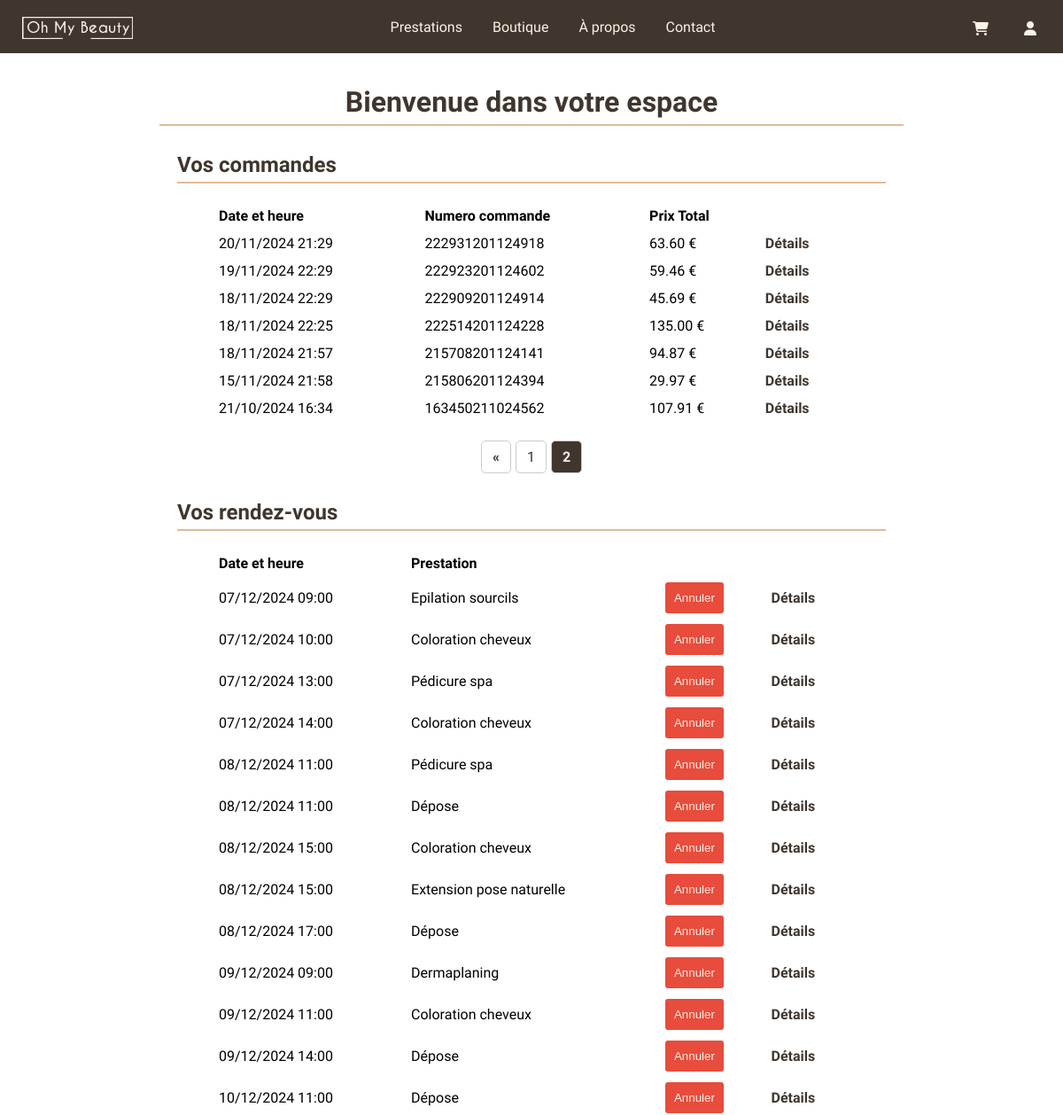
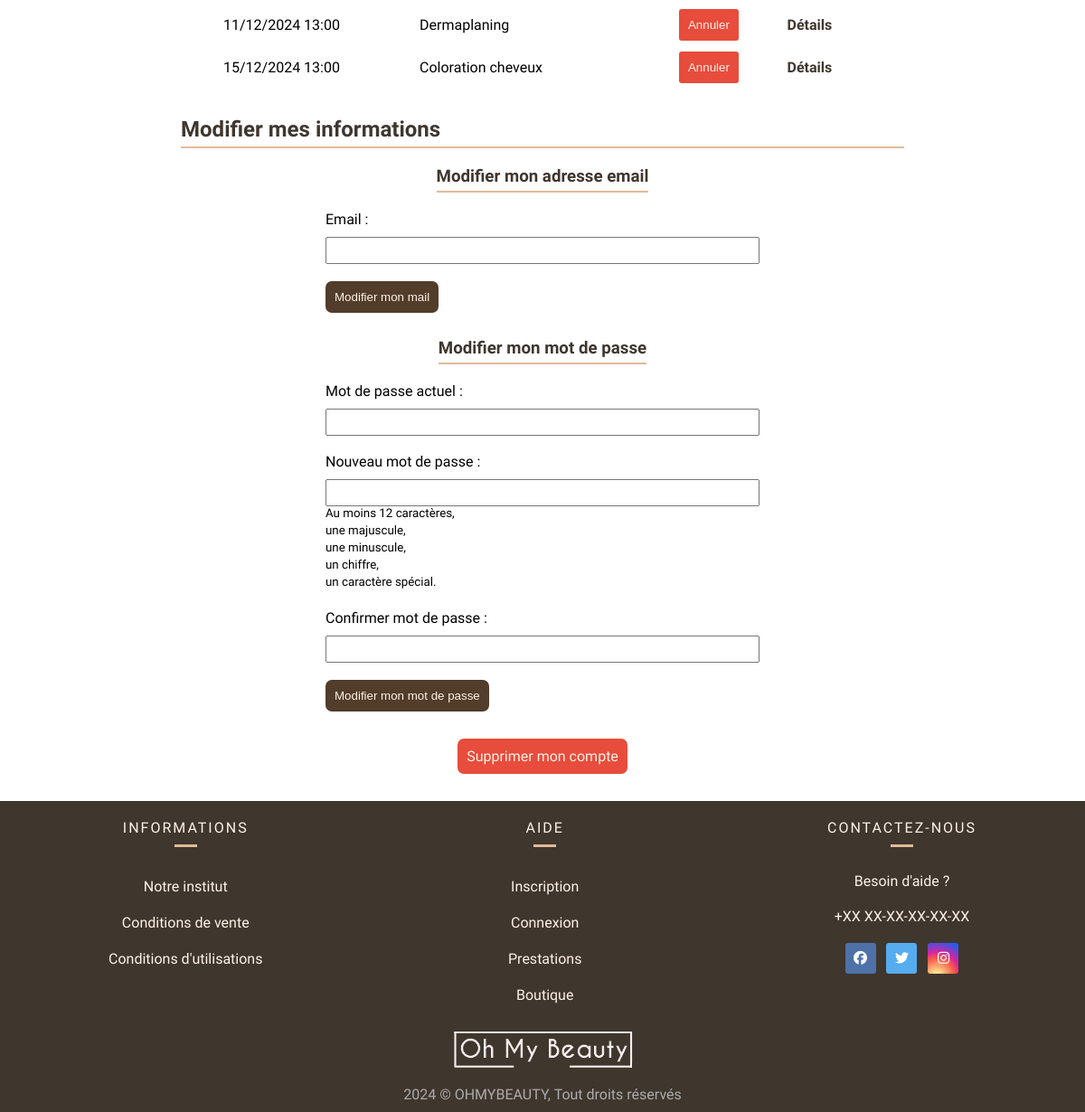
The app's page /index.php?action=recap&page=2 (signed in) with its own data (2 pictures, top to bottom).
### tables this page shows
CREATE TABLE IF NOT EXISTS `commande` (
  `id_commande` int NOT NULL AUTO_INCREMENT,
  `numeroCommande` bigint NOT NULL,
  `dateCommande` datetime NOT NULL,
  `prixTotal` decimal(15,2) NOT NULL,
  `id_utilisateur` int DEFAULT NULL,
  `infosCommande` text NOT NULL,
  PRIMARY KEY (`id_commande`),
  UNIQUE KEY `numeroCommande` (`numeroCommande`),
  KEY `id_utilisateur` (`id_utilisateur`),
  CONSTRAINT `commande_ibfk_1` FOREIGN KEY (`id_utilisateur`) REFERENCES `utilisateur` (`id_utilisateur`)
);

CREATE TABLE IF NOT EXISTS `reservation` (
  `id_reservation` int NOT NULL AUTO_INCREMENT,
  `id_utilisateur` int DEFAULT NULL,
  `id_prestation` int DEFAULT NULL,
  `datePrestation` datetime NOT NULL,
  `infosReservation` text NOT NULL,
  PRIMARY KEY (`id_reservation`),
  KEY `id_prestation` (`id_prestation`),
  KEY `reservation_ibfk_1` (`id_utilisateur`),
  CONSTRAINT `reservation_ibfk_1` FOREIGN KEY (`id_utilisateur`) REFERENCES `utilisateur` (`id_utilisateur`),
  CONSTRAINT `reservation_ibfk_2` FOREIGN KEY (`id_prestation`) REFERENCES `prestation` (`id_prestation`)
);

CREATE TABLE IF NOT EXISTS `prestation` (
  `id_prestation` int NOT NULL AUTO_INCREMENT,
  `designation` varchar(50) NOT NULL,
  `prix` decimal(15,2) NOT NULL,
  `duree` int NOT NULL,
  `id_categorie` int NOT NULL,
  `description` varchar(255) NOT NULL,
  PRIMARY KEY (`id_prestation`),
  KEY `id_categorie` (`id_categorie`),
  CONSTRAINT `prestation_ibfk_1` FOREIGN KEY (`id_categorie`) REFERENCES `categorie` (`id_categorie`)
);

### controller/AccueilController.php (called while the page is built, shortened)
<?php
class AccueilController {
    private $commandeManager;
    public function __construct() {
        $this->commandeManager = new CommandeManager();
    }
    public function afficherRecap() {
        $limit = 10;
        $pageActuelle = isset($_GET['page']) ? (int)$_GET['page'] : 1;
        $offset = ($pageActuelle - 1) * $limit;
        $commandes = $this->commandeManager->obtenirCommandesUtilisateurAvecPagination($_SESSION['user_id'], $offset, $limit);
        $nombreTotalCommandes = $this->commandeManager->obtenirNombreCommandesUtilisateur($_SESSION['user_id']);
        $nombrePages = ceil($nombreTotalCommandes / $limit);
        require 'view/vueRecapUtilisateur.php';
    }
}

### app/Connect.php (called while the page is built, shortened)
<?php
abstract class Connect {
    public static function seConnecter(){
        try {
            return new \PDO(
                "mysql:host=".self::HOST.";dbname=".self::DB.";charset=utf8", self::USER, self::PASS);
        } catch (\PDOException $ex) {
            return $ex->getMessage();
        }
    }
}

### model/managers/CommandeManager.php (called while the page is built, shortened)
<?php
class CommandeManager {
    private $db;
    public function __construct() {
        $this->db = Connect::seConnecter();
    }
    public function obtenirNombreCommandesUtilisateur($id_utilisateur) {
        $requete = "
        SELECT COUNT(*)
        FROM commande
        WHERE id_utilisateur = :id_utilisateur";
        $stmt = $this->db->prepare($requete);
        $stmt->bindParam(':id_utilisateur', $id_utilisateur, \PDO::PARAM_INT);
        $stmt->execute();
        return $stmt->fetchColumn();
    }
    public function obtenirCommandesUtilisateurAvecPagination($id_utilisateur, $offset, $limit) {
        $requete = "
        SELECT * FROM commande
        WHERE id_utilisateur = :id_utilisateur
        ORDER BY dateCommande DESC
        LIMIT :offset, :limit";
        $stmt = $this->db->prepare($requete);
        $stmt->bindParam(':id_utilisateur', $id_utilisateur, \PDO::PARAM_INT);
        $stmt->bindParam(':offset', $offset, \PDO::PARAM_INT);
        $stmt->bindParam(':limit', $limit, \PDO::PARAM_INT);
        $stmt->execute();
        return $stmt->fetchAll();
    }
}

### model/managers/ReservationManager.php (called while the page is built, shortened)
<?php
class ReservationManager {
    private $db;
    public function __construct() {
        $this->db = Connect::seConnecter();
    }
    public function obtenirReservationsParUtilisateur($id_utilisateur) {
        $requete = "
            SELECT r.id_reservation, r.datePrestation, r.infosReservation, p.designation
            FROM reservation r
            JOIN prestation p ON r.id_prestation = p.id_prestation
            WHERE r.id_utilisateur = :id_utilisateur
            ORDER BY r.datePrestation
        ";
        $stmt = $this->db->prepare($requete);
        $stmt->bindParam(':id_utilisateur', $id_utilisateur, \PDO::PARAM_INT);
        $stmt->execute();
        return $stmt->fetchAll(\PDO::FETCH_ASSOC);
    }
}

### controller/ReservationController.php (called while the page is built, shortened)
<?php
class ReservationController {
    public function estAnnulable($datePrestation) {
        $dateActuelle = new DateTime();
        $datePrestation = new DateTime($datePrestation);
        $differenceJours = $dateActuelle->diff($datePrestation)->days;
        return ($dateActuelle < $datePrestation && $differenceJours >= 3);
    }
}

### view/vueRecapUtilisateur.php (the view, shortened to what this page needs)
<?php
$reservationManager = new ReservationManager();
$reservationController = new ReservationController();
$reservationController->supprimerReservationsPassees();
$id_utilisateur = $_SESSION['user_id'];
$reservations = $reservationManager->obtenirReservationsParUtilisateur($id_utilisateur);
?>
<div class="titre-user">
    <h1>Bienvenue dans votre espace</h1>
</div>
<section class="section-commandes">
    <h2>Vos commandes</h2>
    <?php if (!empty($commandes)) { ?>
        <table class="table-commandes">
            <thead>
                <tr>
                    <th>Date et heure</th>
                    <th>Numero commande</th>
                    <th>Prix Total</th>
                </tr>
            </thead>
            <tbody>
                <?php foreach ($commandes as $commande) { ?>
                    <tr>
                        <td><?= date('d/m/Y H:i', strtotime($commande['dateCommande'])) ?></td>
                        <td><?= $commande['numeroCommande']; ?></td>
                        <td><?= $commande['prixTotal']; ?> €</td>
                        <td><a href="#!" class="details-link" onclick="toggleDetails(this)">Détails</a></td>
                    </tr>
                <?php } ?>
            </tbody>
        </table>
    <?php } else { ?>
        <p>Vous n'avez aucune commande.</p>
    <?php }
    if ($nombrePages > 1){ ?>
    <div class="pagination">
        <?php
        $pagesVisibles = 5;
        $debut = max(1, $pageActuelle - floor($pagesVisibles / 2));
        $fin = min($nombrePages, $pageActuelle + floor($pagesVisibles / 2));
        if ($pageActuelle > 1) {
            echo '<a href="index.php?action=recap&page=1"> &laquo; </a>';
        }
        for ($i = $debut; $i <= $fin; $i++) {
            echo '<a href="index.php?action=recap&page=' . $i . '" class="' . ($i == $pageActuelle ? 'active' : '') . '"> ' . $i . ' </a>';
        }
        ?>
    </div>
    <?php } ?>
</section>
<section class="section-rendezvous">
    <h2>Vos rendez-vous</h2>
    <?php if (!empty($reservations)) { ?>
        <table class="table-rendezvous">
            <thead>
                <tr>
                    <th>Date et heure</th>
                    <th>Prestation</th>
                </tr>
            </thead>
            <tbody>
                <?php
                foreach ($reservations as $reservation) {
                    $estAnnulable = $reservationController->estAnnulable($reservation['datePrestation']);
                    ?>
                    <tr>
                        <td><?= date('d/m/Y H:i', strtotime($reservation['datePrestation'])); ?></td>
                        <td><?= $reservation['designation']; ?></td>
                        <td>
                            <?php if ($estAnnulable) { ?>
                            <form method="post" action="index.php?action=annulerReservation">
                                <button type="submit" aria-label="annuler reservation" onclick="return confirm('Êtes-vous sûr de vouloir annuler cette réservation ?');">Annuler</button>
                            </form>
                            <?php } else { ?>
                            <span>Non annulable</span>
                            <?php } ?>
                        </td>
                        <td><a href="#!" class="details-link" onclick="toggleDetails(this)">Détails</a></td>
                    </tr>
                <?php } ?>
            </tbody>
        </table>
    <?php } else { ?>
        <p>Vous n'avez aucun rendez-vous.</p>
    <?php } ?>
</section>
<section class="section-modification">
    <h2>Modifier mes informations</h2>
    <h3>Modifier mon adresse email</h3>
    <form method="POST" action="index.php?action=modifierMailProcess">
    <label for="email">Email :</label><br>
    <input type="email" id="email" name="email" required><br><br>
    <input type="submit" name="submit" value="Modifier mon mail">
    </form><br>
    <h3>Modifier mon mot de passe</h3>
    <form method="POST" action="index.php?action=modifierMDPProcess">
    <label for="motDePasseActuel">Mot de passe actuel :</label><br>
    <input type="password" name="motDePasseActuel" id="motDePasseActuel" required><br><br>
    <label for="nouveauMotDePasse">Nouveau mot de passe :</label><br>
    <input type="password" name="nouveauMotDePasse" id="nouveauMotDePasse" required><br>
    <small>
        Au moins 12 caractères, <br>
        une majuscule, <br>
        une minuscule, <br>
        un chiffre, <br>
        un caractère spécial.
    </small><br><br>
    <label for="confirmationMotDePasse">Confirmer mot de passe :</label><br>
    <input type="password" name="confirmationMotDePasse" id="confirmationMotDePasse" required><br><br>
    <input type="submit" name="submit" value="Modifier mon mot de passe">
    </form>
</section>
<div class="supprimer-compte">
    <a href="index.php?action=supprimerUtilisateur" onclick="return confirm('Supprimer votre compte ? Vos rendez-vous et commandes ne seront pas annulés');">Supprimer mon compte</a>
</div>
<?php
require "template.php";

### public/css/style.css (style rules this page uses)
:root { --marron : #3F362E; --brun : #523c2a; --beige : #E1BB97; --bcreme : #FEF2E7; --rufina : "Rufina", serif;; --oxygen : "Oxygen", sans-serif; }
* { margin: 0; padding: 0; vertical-align: top; box-sizing: border-box; }
a { text-decoration: none; }
table { font-family: var(--oxygen); width: 90%; margin: auto; }
h1 { font-family: var(--rufina); border-bottom: solid 2px var(--beige); padding: 6px; text-align: center; }
th { padding: 5px; text-align: start; }
td { padding: 5px; vertical-align: middle; }
.pagination { display: flex; justify-content: center; align-items: center; gap: 5px; margin: 20px 0; font-family: var(--oxygen); }
.pagination a { display: inline-block; padding: 8px 12px; border: 1px solid #ccc; border-radius: 5px; color: #333; text-decoration: none; font-weight: 500; transition: background-color 0.3s ease, color 0.3s ease; }
.pagination a.active { background-color: var(--marron); color: var(--bcreme); font-weight: bold; }
.pagination a:first-child, .pagination a:last-child { font-weight: bold; }
.titre-user { color: var(--marron); margin-bottom: 30px; padding-top: 30px; width: 70%; margin-left: auto; margin-right: auto; }
.section-commandes, .section-rendezvous, .section-modification { margin: 30px auto; max-width: 800px; width: 95%; }
.section-commandes h2, .section-rendezvous h2, .section-modification h2 { font-family: var(--rufina), serif; color: var(--marron); border-bottom: 2px solid var(--beige); padding-bottom: 5px; margin-bottom: 20px; }
.details-link { color: var(--marron); cursor: pointer; font-weight: bold; }
.table-rendezvous button { border-radius: 3px; background-color: #e74c3c; cursor: pointer; color: var(--bcreme); padding: 10px; border: none; }
.section-modification h3 { font-family: var(--oxygen); color: var(--marron); border-bottom: 2px solid var(--beige); padding-bottom: 5px; margin-bottom: 20px; margin-top: 10px; justify-self: center; }
.section-modification form { font-family: var(--oxygen); justify-self: center; }
.section-modification input[type="email"], .section-modification input[type="password"] { max-width: 500px; width: 40vw; height: 30px; margin-top: 10px; }
.section-modification input[type="submit"] { padding: 10px; color: var(--bcreme); background-color: var(--brun); border-radius: 7px; border: 0px; cursor: pointer; }
.supprimer-compte { padding: 10px; background-color: #e74c3c; width: fit-content; border-radius: 7px; margin: auto; margin-bottom: 30px; font-family: var(--oxygen); cursor: pointer; }
.supprimer-compte a { color: var(--bcreme); }

### records on screen
commande: dateCommande "20/11/2024 21:29", numeroCommande "222931201124918", prixTotal "63.60"
commande: dateCommande "19/11/2024 22:29", numeroCommande "222923201124602", prixTotal "59.46"
commande: dateCommande "18/11/2024 22:29", numeroCommande "222909201124914", prixTotal "45.69"
commande: dateCommande "18/11/2024 22:25", numeroCommande "222514201124228", prixTotal "135.00"
commande: dateCommande "18/11/2024 21:57", numeroCommande "215708201124141", prixTotal "94.87"
commande: dateCommande "15/11/2024 21:58", numeroCommande "215806201124394", prixTotal "29.97"
commande: dateCommande "21/10/2024 16:34", numeroCommande "163450211024562", prixTotal "107.91"
reservation: datePrestation "07/12/2024 09:00", id_prestation.designation "Epilation sourcils"
reservation: datePrestation "07/12/2024 10:00", id_prestation.designation "Coloration cheveux"
reservation: datePrestation "07/12/2024 13:00", id_prestation.designation "Pédicure spa"
reservation: datePrestation "07/12/2024 14:00", id_prestation.designation "Coloration cheveux"
reservation: datePrestation "08/12/2024 11:00", id_prestation.designation "Pédicure spa"
reservation: datePrestation "08/12/2024 11:00", id_prestation.designation "Dépose"
reservation: datePrestation "08/12/2024 15:00", id_prestation.designation "Coloration cheveux"
reservation: datePrestation "08/12/2024 15:00", id_prestation.designation "Extension pose naturelle"
reservation: datePrestation "08/12/2024 17:00", id_prestation.designation "Dépose"
reservation: datePrestation "09/12/2024 09:00", id_prestation.designation "Dermaplaning"
reservation: datePrestation "09/12/2024 11:00", id_prestation.designation "Coloration cheveux"
reservation: datePrestation "09/12/2024 14:00", id_prestation.designation "Dépose"
reservation: datePrestation "10/12/2024 11:00", id_prestation.designation "Dépose"
reservation: datePrestation "11/12/2024 13:00", id_prestation.designation "Dermaplaning"
reservation: datePrestation "15/12/2024 13:00", id_prestation.designation "Coloration cheveux"
